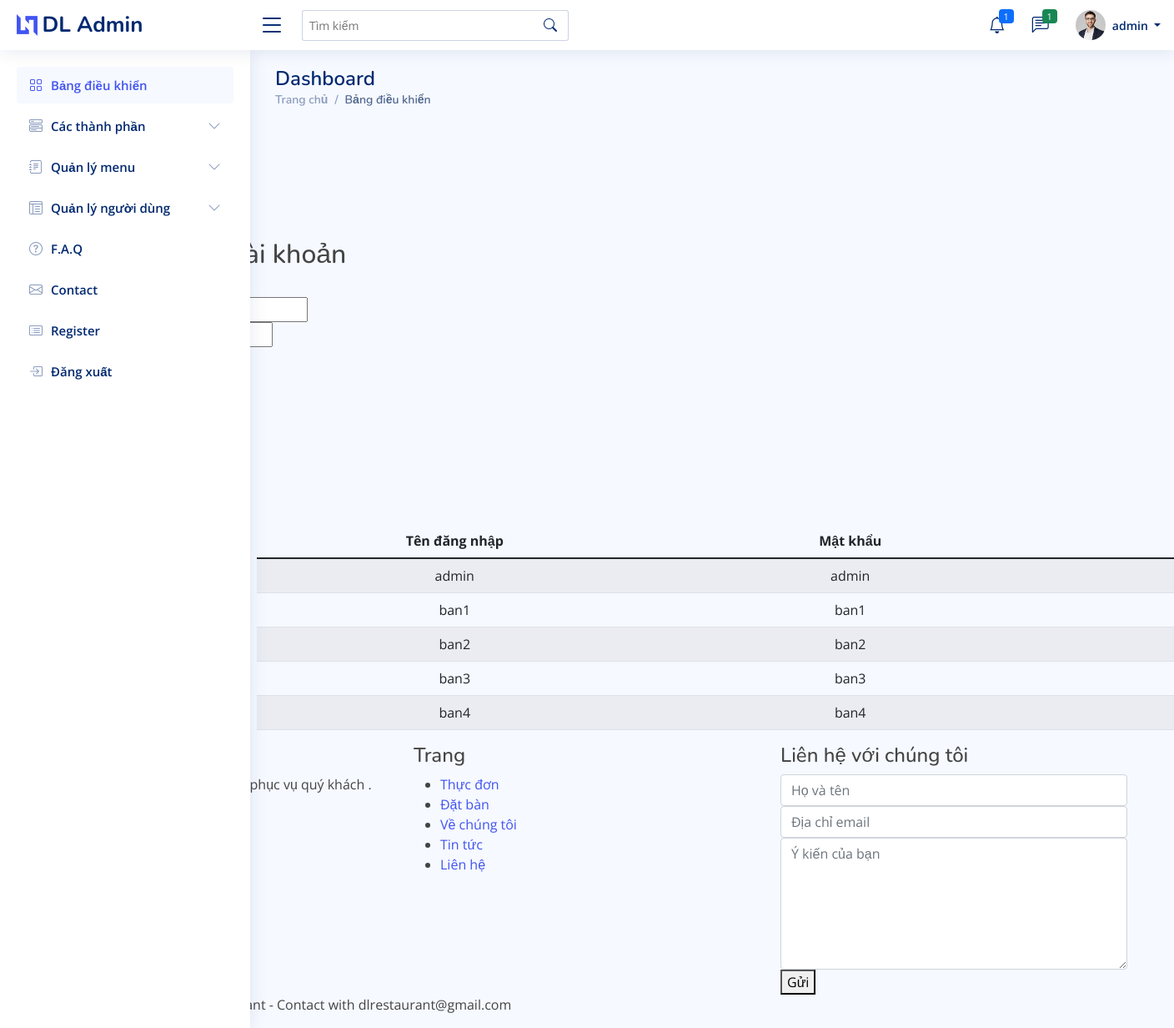
/addacount.php, run on the app's committed database.
### tables this page shows
CREATE TABLE IF NOT EXISTS `user`
(
    `name`  varchar(255) NOT NULL,
    `pass`  char(50)     NOT NULL,
    `level` int(2)       NOT NULL,
    PRIMARY KEY (`name`)
);

### addacount.php (the view, shortened to what this page needs)
<!DOCTYPE html>
<html>
	<head>
	</head>
<body>
	<br>
	<?php
        $sql = "select * from user";
        $result = mysql_query($sql);
        ?>
        <br><br><br><br>
		<div class = "container">
			<form name="formaddacc" action="#" method="post">
				<div class = "account_action">
					<h2>Nhập thông tin tài khoản</h2>
					<br>
					<label  for="name"><b>Tên đăng nhập: </b></label>
					<br>
					<label  for="password"><b>Mật khẩu: </b> </label>
					<br>
					<label  for="level"><b>Level: </b></label>
					<br><br>
				</div>
			</form>
		</div>
		<br><br><br>
		<div class = "container">
			<div class="text1">DANH SÁCH TÀI KHOẢN </div> <br>
			<div class = "row">
				<table class = "table table-hover table-striped table-order" style = "margin-left: 20%;">
					<thead>
						<tr align="center" valign="middle">
							<th width="211"><div align = "center"> Tên đăng nhập </div></th>
							<th width="165"><div align = "center">Mật khẩu</div></th>
							<th width="165"><div align = "center">Level</div></th>
						</tr>
					</thead>
					<tbody>
						<?php
							while($data=mysql_fetch_assoc($result)){
						?>
						<tr>
							<td width="51" height="25"><div align="center"><?php echo $data["name"]; ?></div></td>
							<td width="211"><div align="center"><?php echo $data["pass"]; ?></div></td>
							<td width="165"><div align="center"><?php echo $data["level"]; ?></div></td>
						</tr>
						<?php
							}
						?>
					</tbody>
				</table>
			</div>
		</div>
</body>
</html>

### admin/assets/css/style.css (style rules this page uses)
:root { scroll-behavior: smooth; }
body { font-family: "Open Sans", sans-serif; background: #f6f9ff; color: #444444; }
a { color: #4154f1; text-decoration: none; }
h1, h2, h3, h4, h5, h6 { font-family: "Nunito", sans-serif; }
#main { margin-top: 60px; padding: 20px 30px; transition: all 0.3s; }
.pagetitle { margin-bottom: 10px; }
.pagetitle h1 { font-size: 24px; margin-bottom: 0; font-weight: 600; color: #012970; }
.breadcrumb { font-size: 14px; font-family: "Nunito", sans-serif; color: #899bbd; font-weight: 600; }
.breadcrumb a { color: #899bbd; transition: 0.3s; }
.breadcrumb .breadcrumb-item::before { color: #899bbd; }
.breadcrumb .active { color: #51678f; font-weight: 600; }
.logo { line-height: 1; }
@media (min-width: 1200px) { .logo { width: 280px; } }
.logo img { max-height: 26px; margin-right: 6px; }
.logo span { font-size: 26px; font-weight: 700; color: #012970; font-family: "Nunito", sans-serif; }
.header { transition: all 0.5s; z-index: 997; height: 60px; box-shadow: 0px 2px 20px rgba(1, 41, 112, 0.1); background-color: #fff; padding-left: 20px; }
.header .toggle-sidebar-btn { font-size: 32px; padding-left: 10px; cursor: pointer; color: #012970; }
.header .search-bar { min-width: 360px; padding: 0 20px; }
.header .search-form { width: 100%; }
.header .search-form input { border: 0; font-size: 14px; color: #012970; border: 1px solid rgba(1, 41, 112, 0.2); padding: 7px 38px 7px 8px; border-radius: 3px; transition: 0.3s; width: 100%; }
.header .search-form button { border: 0; padding: 0; margin-left: -30px; background: none; }
.header .search-form button i { color: #012970; }
.header-nav ul { list-style: none; }
.header-nav > ul { margin: 0; padding: 0; }
.header-nav .nav-icon { font-size: 20px; color: #012970; }
.header-nav .nav-profile { color: #012970; }
.header-nav .nav-profile img { max-height: 36px; }
.header-nav .nav-profile span { font-size: 14px; font-weight: 600; }
.header-nav .badge-number { position: absolute; inset: 4px 6px auto auto; font-weight: normal; font-size: 11px; padding: 3px 6px; }
.sidebar { position: fixed; top: 60px; left: 0; bottom: 0; width: 300px; z-index: 996; transition: all 0.3s; padding: 20px; overflow-y: auto; scrollbar-width: thin; scrollbar-color: #aab7cf transparent; box-shadow: 0px 0px 20px rgba(1, 41, 112, 0.1); background-color: #fff; }
@media (min-width: 1200px) { #main, #footer { margin-left: 300px; } }
.sidebar-nav { padding: 0; margin: 0; list-style: none; }
.sidebar-nav li { padding: 0; margin: 0; list-style: none; }
.sidebar-nav .nav-item { margin-bottom: 5px; }
.sidebar-nav .nav-link { display: flex; align-items: center; font-size: 15px; font-weight: 600; color: #4154f1; transition: 0.3; background: #f6f9ff; padding: 10px 15px; border-radius: 4px; }
.sidebar-nav .nav-link i { font-size: 16px; margin-right: 10px; color: #4154f1; }
.sidebar-nav .nav-link.collapsed { color: #012970; background: #fff; }
.sidebar-nav .nav-link.collapsed i { color: #899bbd; }
.sidebar-nav .nav-link .bi-chevron-down { margin-right: 0; transition: transform 0.2s ease-in-out; }

### data on the page
user: name "admin", pass "admin"
user: name "ban1", pass "ban1"
user: name "ban2", pass "ban2"
user: name "ban3", pass "ban3"
user: name "ban4", pass "ban4"
